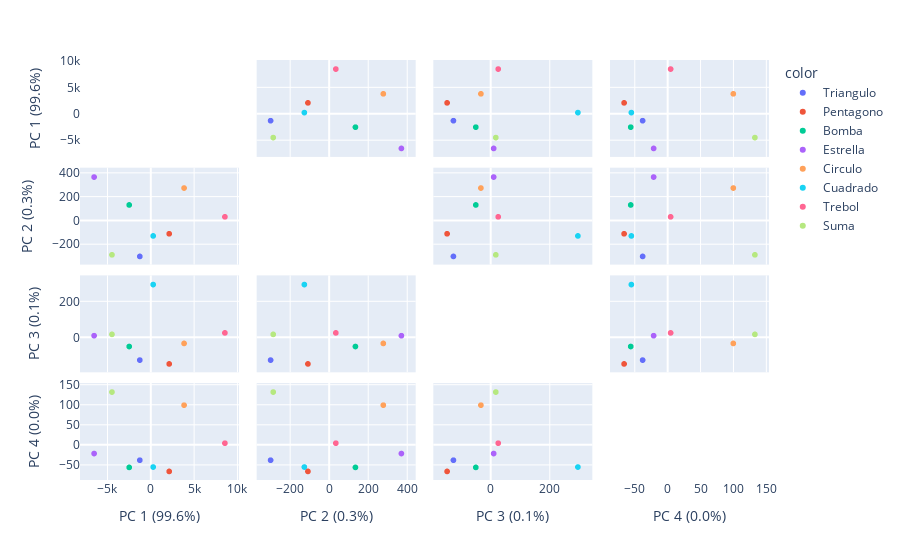

The code cell stored with this chart in its notebook:
### Code cell
pca = PCA(n_components=2)
features = [ "area","eccentricity","centroid-0","centroid-1", "perimeter", 
            "major_axis_length","minor_axis_length"]

pca = PCA()
components = pca.fit_transform(df[features])
labels = {
    str(i): f"PC {i+1} ({var:.1f}%)"
    for i, var in enumerate(pca.explained_variance_ratio_ * 100)
}

fig = px.scatter_matrix(
    components,
    labels=labels,
    dimensions=range(4),
    color=df["label"]
)
fig.update_traces(diagonal_visible=False)
fig.show()

### Figure 1 — Plotly figure (JSON) as saved in the notebook; plotly's stock layout.template omitted (floating-point values rounded to 4 significant figures)
{"data": [{"diagonal": {"visible": false}, "dimensions": [{"axis": {"matches": true}, "label": "PC 1 (99.6%)", "values": [-1266.0]}, {"axis": {"matches": true}, "label": "PC 2 (0.3%)", "values": [-299.3]}, {"axis": {"matches": true}, "label": "PC 3 (0.1%)", "values": [-124.9]}, {"axis": {"matches": true}, "label": "PC 4 (0.0%)", "values": [-38.05]}], "hovertemplate": "color=Triangulo<br>%{xaxis.title.text}=%{x}<br>%{yaxis.title.text}=%{y}<extra></extra>", "legendgroup": "Triangulo", "marker": {"color": "#636efa", "symbol": "circle"}, "name": "Triangulo", "showlegend": true, "type": "splom"}, {"diagonal": {"visible": false}, "dimensions": [{"axis": {"matches": true}, "label": "PC 1 (99.6%)", "values": [2123.0]}, {"axis": {"matches": true}, "label": "PC 2 (0.3%)", "values": [-108.0]}, {"axis": {"matches": true}, "label": "PC 3 (0.1%)", "values": [-146.4]}, {"axis": {"matches": true}, "label": "PC 4 (0.0%)", "values": [-66.22]}], "hovertemplate": "color=Pentagono<br>%{xaxis.title.text}=%{x}<br>%{yaxis.title.text}=%{y}<extra></extra>", "legendgroup": "Pentagono", "marker": {"color": "#EF553B", "symbol": "circle"}, "name": "Pentagono", "showlegend": true, "type": "splom"}, {"diagonal": {"visible": false}, "dimensions": [{"axis": {"matches": true}, "label": "PC 1 (99.6%)", "values": [-2495.0]}, {"axis": {"matches": true}, "label": "PC 2 (0.3%)", "values": [135.4]}, {"axis": {"matches": true}, "label": "PC 3 (0.1%)", "values": [-49.2]}, {"axis": {"matches": true}, "label": "PC 4 (0.0%)", "values": [-56.15]}], "hovertemplate": "color=Bomba<br>%{xaxis.title.text}=%{x}<br>%{yaxis.title.text}=%{y}<extra></extra>", "legendgroup": "Bomba", "marker": {"color": "#00cc96", "symbol": "circle"}, "name": "Bomba", "showlegend": true, "type": "splom"}, {"diagonal": {"visible": false}, "dimensions": [{"axis": {"matches": true}, "label": "PC 1 (99.6%)", "values": [-6542.0]}, {"axis": {"matches": true}, "label": "PC 2 (0.3%)", "values": [371.0]}, {"axis": {"matches": true}, "label": "PC 3 (0.1%)", "values": [11.11]}, {"axis": {"matches": true}, "label": "PC 4 (0.0%)", "values": [-21.35]}], "hovertemplate": "color=Estrella<br>%{xaxis.title.text}=%{x}<br>%{yaxis.title.text}=%{y}<extra></extra>", "legendgroup": "Estrella", "marker": {"color": "#ab63fa", "symbol": "circle"}, "name": "Estrella", "showlegend": true, "type": "splom"}, {"diagonal": {"visible": false}, "dimensions": [{"axis": {"matches": true}, "label": "PC 1 (99.6%)", "values": [3840.0]}, {"axis": {"matches": true}, "label": "PC 2 (0.3%)", "values": [278.2]}, {"axis": {"matches": true}, "label": "PC 3 (0.1%)", "values": [-31.98]}, {"axis": {"matches": true}, "label": "PC 4 (0.0%)", "values": [99.81]}], "hovertemplate": "color=Circulo<br>%{xaxis.title.text}=%{x}<br>%{yaxis.title.text}=%{y}<extra></extra>", "legendgroup": "Circulo", "marker": {"color": "#FFA15A", "symbol": "circle"}, "name": "Circulo", "showlegend": true, "type": "splom"}, {"diagonal": {"visible": false}, "dimensions": [{"axis": {"matches": true}, "label": "PC 1 (99.6%)", "values": [270.8]}, {"axis": {"matches": true}, "label": "PC 2 (0.3%)", "values": [-126.3]}, {"axis": {"matches": true}, "label": "PC 3 (0.1%)", "values": [296.3]}, {"axis": {"matches": true}, "label": "PC 4 (0.0%)", "values": [-55.18]}], "hovertemplate": "color=Cuadrado<br>%{xaxis.title.text}=%{x}<br>%{yaxis.title.text}=%{y}<extra></extra>", "legendgroup": "Cuadrado", "marker": {"color": "#19d3f3", "symbol": "circle"}, "name": "Cuadrado", "showlegend": true, "type": "splom"}, {"diagonal": {"visible": false}, "dimensions": [{"axis": {"matches": true}, "label": "PC 1 (99.6%)", "values": [8551.0]}, {"axis": {"matches": true}, "label": "PC 2 (0.3%)", "values": [35.01]}, {"axis": {"matches": true}, "label": "PC 3 (0.1%)", "values": [26.65]}, {"axis": {"matches": true}, "label": "PC 4 (0.0%)", "values": [4.52]}], "hovertemplate": "color=Trebol<br>%{xaxis.title.text}=%{x}<br>%{yaxis.title.text}=%{y}<extra></extra>", "legendgroup": "Trebol", "marker": {"color": "#FF6692", "symbol": "circle"}, "name": "Trebol", "showlegend": true, "type": "splom"}, {"diagonal": {"visible": false}, "dimensions": [{"axis": {"matches": true}, "label": "PC 1 (99.6%)", "values": [-4482.0]}, {"axis": {"matches": true}, "label": "PC 2 (0.3%)", "values": [-285.9]}, {"axis": {"matches": true}, "label": "PC 3 (0.1%)", "values": [18.46]}, {"axis": {"matches": true}, "label": "PC 4 (0.0%)", "values": [132.6]}], "hovertemplate": "color=Suma<br>%{xaxis.title.text}=%{x}<br>%{yaxis.title.text}=%{y}<extra></extra>", "legendgroup": "Suma", "marker": {"color": "#B6E880", "symbol": "circle"}, "name": "Suma", "showlegend": true, "type": "splom"}], "layout": {"dragmode": "select", "legend": {"title": {"text": "color"}, "tracegroupgap": 0}, "margin": {"t": 60}}}
